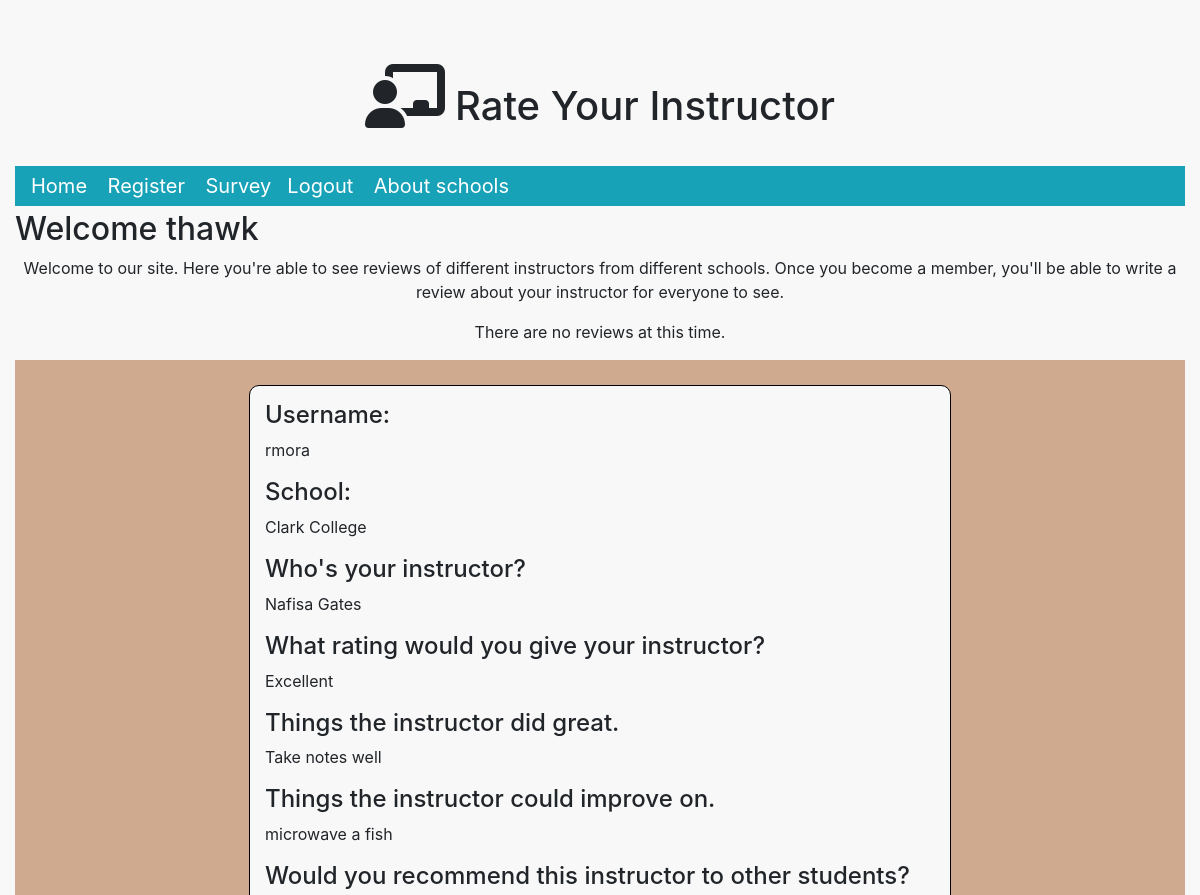
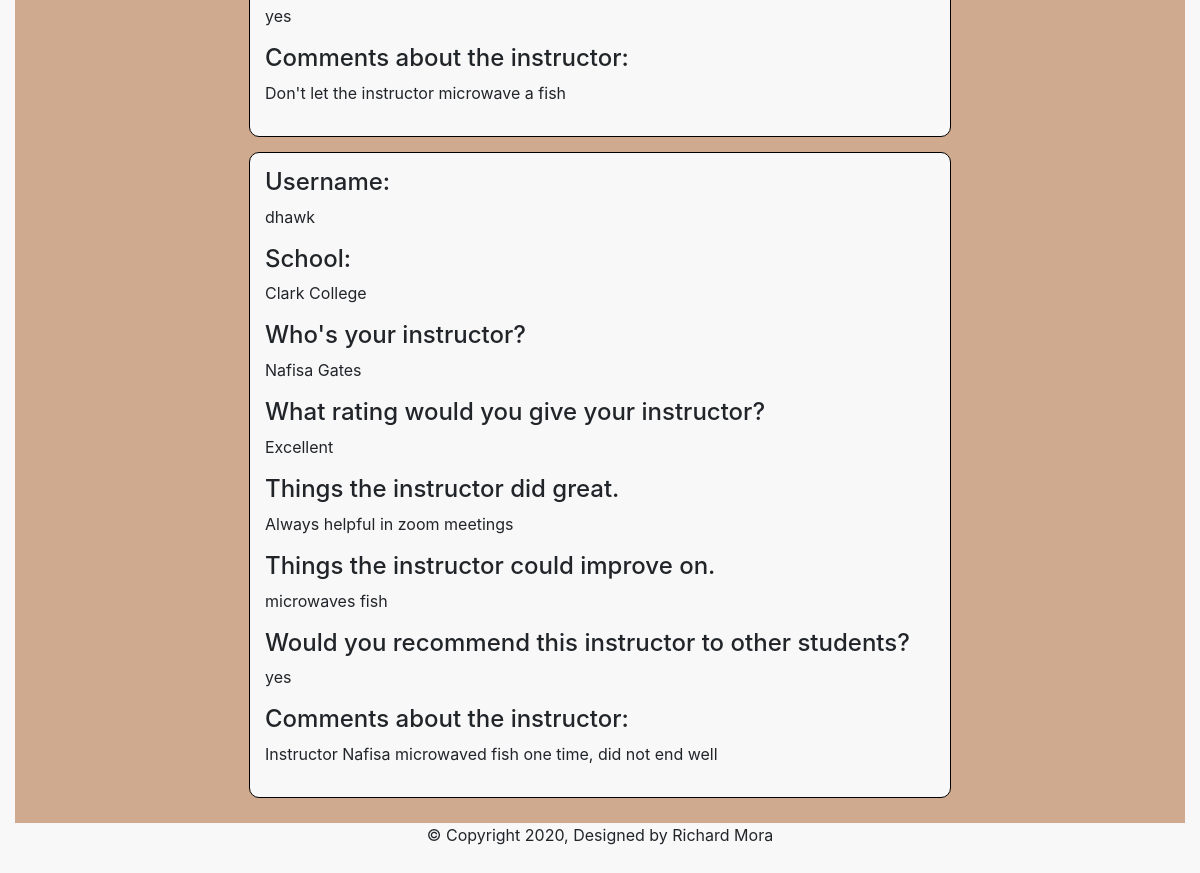
/final.php (signed in), run on the app's committed database (2 pictures, top to bottom).
### tables this page shows
CREATE TABLE `results` (
  `result_id` int(4) UNSIGNED NOT NULL,
  `student_id` varchar(40) NOT NULL,
  `instructor_id` varchar(4) NOT NULL,
  `school_id` smallint(4) NOT NULL,
  `results_1` varchar(20) DEFAULT NULL,
  `results_2` varchar(10) DEFAULT NULL,
  `results_3` varchar(60) DEFAULT NULL,
  `results_4` varchar(60) DEFAULT NULL,
  `results_5` varchar(3) DEFAULT NULL,
  `results_6` varchar(200) DEFAULT NULL,
  `date` timestamp NOT NULL DEFAULT current_timestamp()
);

CREATE TABLE `students` (
  `student_id` int(200) UNSIGNED NOT NULL,
  `first_name` varchar(30) NOT NULL,
  `last_name` varchar(30) NOT NULL,
  `username` varchar(30) NOT NULL,
  `password` varchar(130) NOT NULL,
  `major` varchar(30) NOT NULL,
  `school_id` smallint(4) NOT NULL
);

### final.php (the view, shortened to what this page needs)
<?php
require "inc/header.inc.php";
require "inc/db_connect.inc.php";
?>
<p class="text-center">Welcome to our site. Here you're able to see reviews of different instructors from different schools. Once you become a member, you'll be able to write a review about your instructor for everyone to see.</p>
<?php
$sql = "SELECT students.username, schools.school_name, results.results_1, results.results_2, results.results_3, results.results_4, results.results_5, results.results_6 FROM results JOIN students ON students.student_id = results.student_id JOIN schools ON schools.school_id = results.school_id ORDER BY date DESC";
$result = $db->query($sql);
if ($result->num_rows == 1) {
    echo "<p>Here are what other students are saying about their instructors.</p>";
} else {
    echo "<p class=\"text-center\">There are no reviews at this time.</p>";
}
echo "<div class=\"review\">";
while ($row = $result->fetch_assoc()) {
    echo "<div class=\"review_results\">";
    echo "<h4>Username:</h4>";
    echo "<p>" . $row['username'] . "</p>";
    echo "<h4>School:</h4>";
    if ($row['results_1'] == "Brody Haney" || $row['results_1'] == "Nafisa Gates" || $row['results_1'] == "Bridie Smith") {
        echo "<p>Clark College</p>";
    } elseif ($row['results_1'] == "Winnie Esparza" || $row['results_1'] == "Samah Lees" || $row['results_1'] == "Rachel Mcneil") {
        echo "<p>Washington State University Vancouver</p>";
    } elseif ($row['results_1'] == "Gino Hagan" || $row['results_1'] == "Tala Dupont" || $row['results_1'] == "Uwais McKinney") {
        echo "<p>Portland State University</p>";
    }
    echo "<h4>Who's your instructor?</h4>";
    echo "<p>{$row['results_1']}</p>";
    echo "<h4>What rating would you give your instructor?</h4>";
    echo "<p>{$row['results_2']}</p>";
    echo "<h4>Things the instructor did great.</h4>";
    echo "<p>{$row['results_3']}</p>";
    echo "<h4>Things the instructor could improve on.</h4>";
    echo "<p>{$row['results_4']}</p>";
    echo "<h4>Would you recommend this instructor to other students?</h4>";
    echo "<p>{$row['results_5']}</p>";
    echo "<h4>Comments about the instructor:</h4>";
    echo "<p>{$row['results_6']}</p>";
    echo "</div>";
}
?>
</div>
<?php
require "inc/footer.inc.php";
?>

### css/style.css (style rules this page uses)
body { background-color: #f8f8f8; }
.review { margin: 0 auto; padding: 10px 0; background-color: #cfaa8e; }
.review_results { width: 60%; display: flex; flex-direction: column; flex-wrap: wrap; margin: 15px auto; padding: 15px; border: 1px solid black; border-radius: 10px; background-color: #f8f8f8; }

### data on the page
results: student.username "rmora", shows "Clark College", results_1 "Nafisa Gates", results_2 "Excellent", results_3 "Take notes well", results_4 "microwave a fish", results_5 "yes", results_6 "Don't let the instructor microwave a fish"
results: student.username "dhawk", shows "Clark College", results_1 "Nafisa Gates", results_2 "Excellent", results_3 "Always helpful in zoom meetings", results_4 "microwaves fish", results_5 "yes", results_6 "Instructor Nafisa microwaved fish one time, did not end well"

### other printed values
$_SESSION['username'] "thawk"
